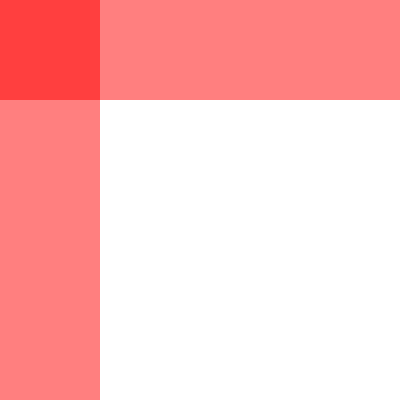
Frame 1 (no input)
Frame 60 (no input): identical to frame 1, image omitted
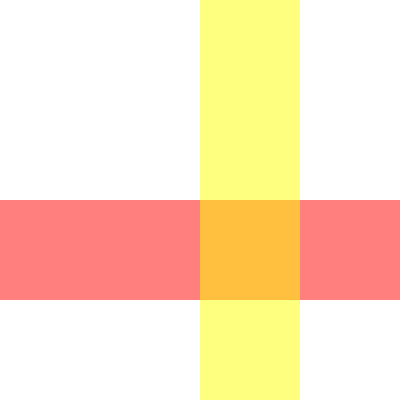
Frame 120 (the mouse pressed at the canvas centre since frame 60)

The p5.js sketch that drew these frames (run headless with seeded random() and noise() and a simulated clock; from frame 60 on, the mouse is pressed at the canvas centre):

// p5.js sketch
// ── sketch.js
let vColor = 0;
let hColor = 0;


function setup() {
  createCanvas(400, 400);
  noStroke();

  colorMode(HSB);
}

function draw() {
  background("white");

  print("vColor", vColor, "hColor", hColor);
  if(mouseIsPressed) {
    vColor++;
    if(vColor > 360) {
      vColor = 0;
    }
  }
  if(keyIsPressed) {
    hColor = (hColor + 1) % 360;

  }

  drawHorizBoxes();
  drawVertBoxes();
  
}

function drawVertBoxes() {
    fill(vColor, 255, 255, 0.5);

    if(mouseX < width/4) {
      rect(0, 0, width/4, height);
    }
    else if(mouseX < width/2) {
      rect(width/4, 0, width/4, height);
    }
    else if(mouseX < 3 * width/4) {
      rect(width/2, 0, width/4, height);
    }
    else {
      rect(width * 3/4, 0, width/4, height)
    }

}

function drawHorizBoxes() {
    fill(hColor, 255, 255, 0.5);

    if(mouseY < height/4) {
      rect(0, 0, width, height/4);
    }
    else if(mouseY < height/2) {
      rect(0, height/4, width, height/4);
    }
    else if(mouseY < 3 * height/4) {
      rect(0, height/2, width, height/4);
    }
    else {
      rect(0, height * 3/4, width, height/4)
    }

}
